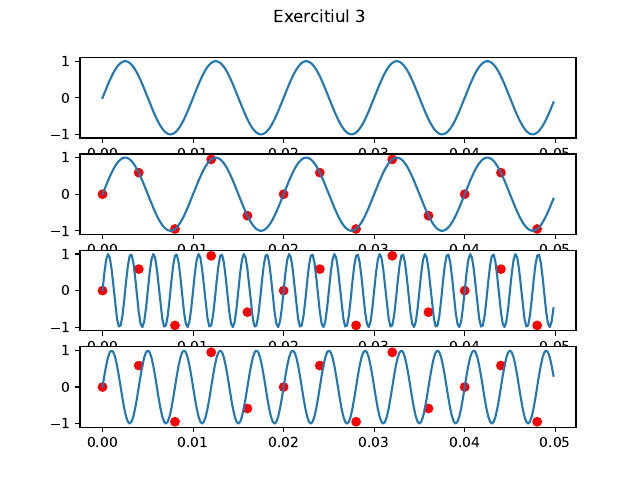

Recreate this plot in Python.
import numpy as np
from matplotlib import pyplot as plt

def sinusoidal(f, t):
    return np.sin(2*np.pi*f*t)

t = np.arange(0, 0.05, 1/5000)
t1 = np.arange(0, 0.05, 1/250)
f = 100

f1 = 400
f2 = 250

fig, axs = plt.subplots(4)
fig.suptitle('Exercitiul 3')
axs[0].plot(t, sinusoidal(f, t))
axs[1].plot(t, sinusoidal(f, t))
axs[1].scatter(t1, sinusoidal(f, t1), marker='o', color='r')
axs[2].plot(t, sinusoidal(f1, t))
axs[2].scatter(t1, sinusoidal(f, t1), marker='o', color='r')
axs[3].plot(t, sinusoidal(f2, t))
axs[3].scatter(t1, sinusoidal(f, t1), marker='o', color='r')
plt.savefig('Exercitiul_3.pdf', format='pdf')
plt.show()